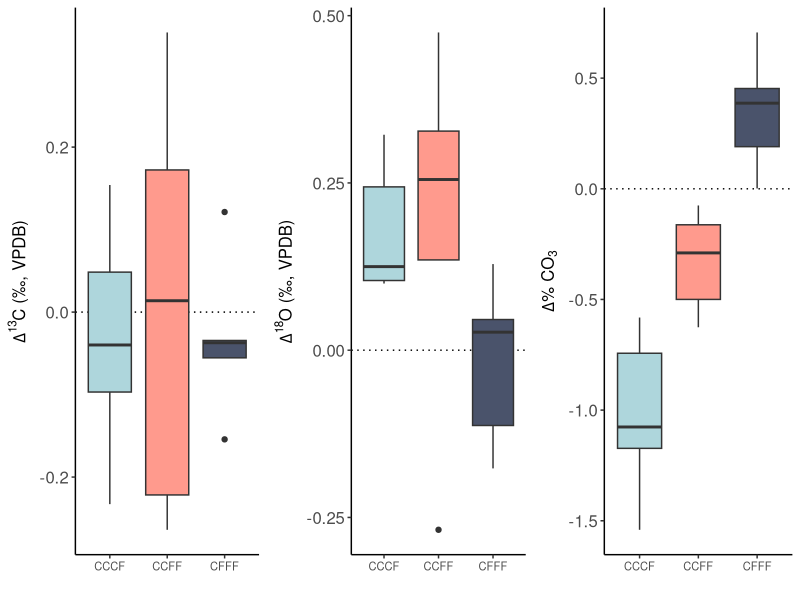
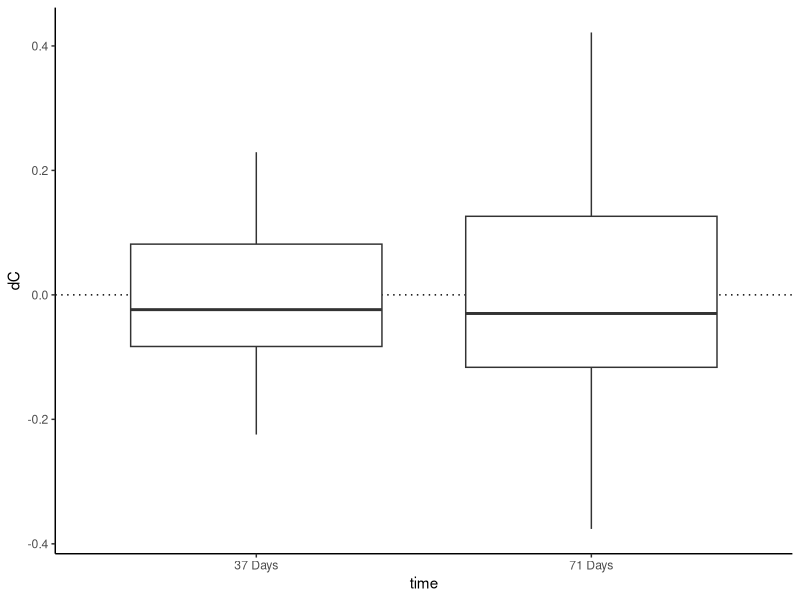
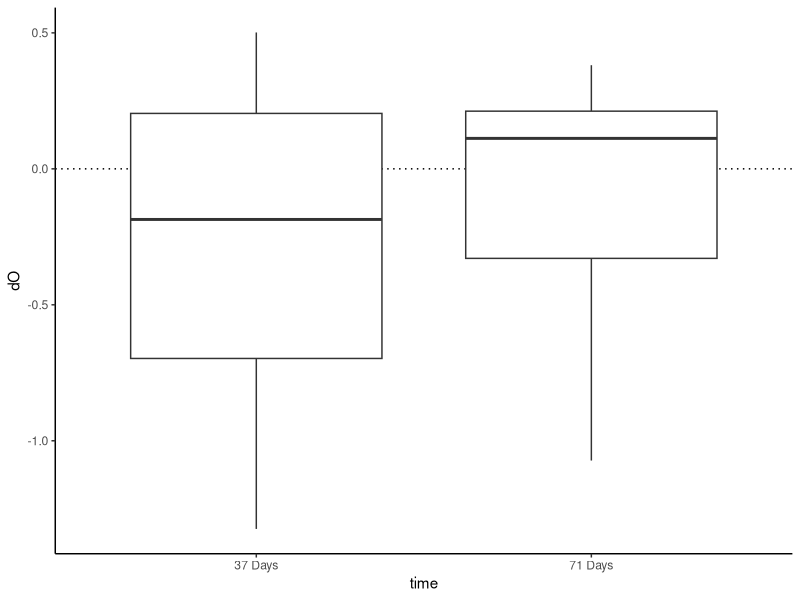
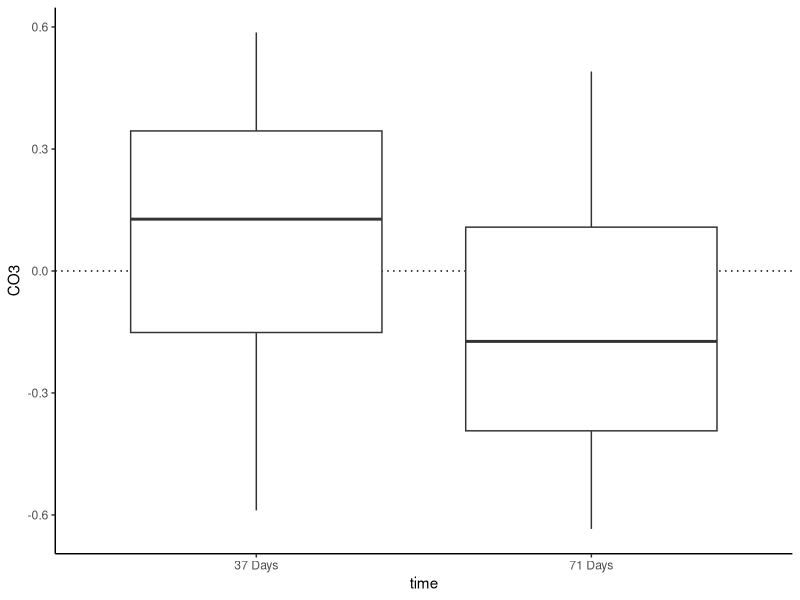
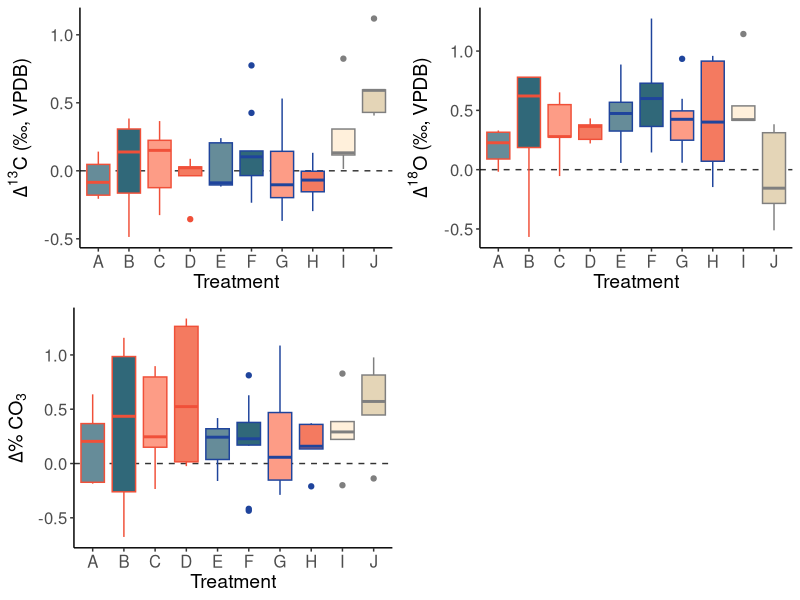
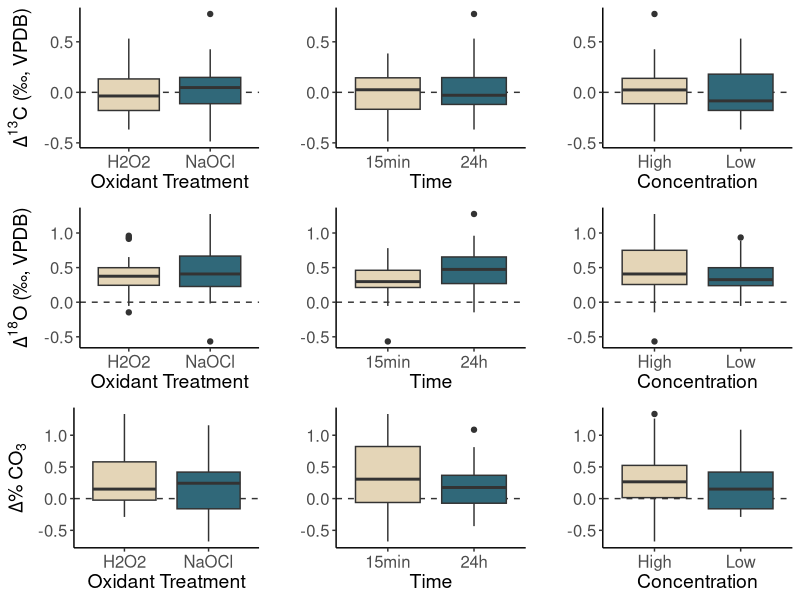
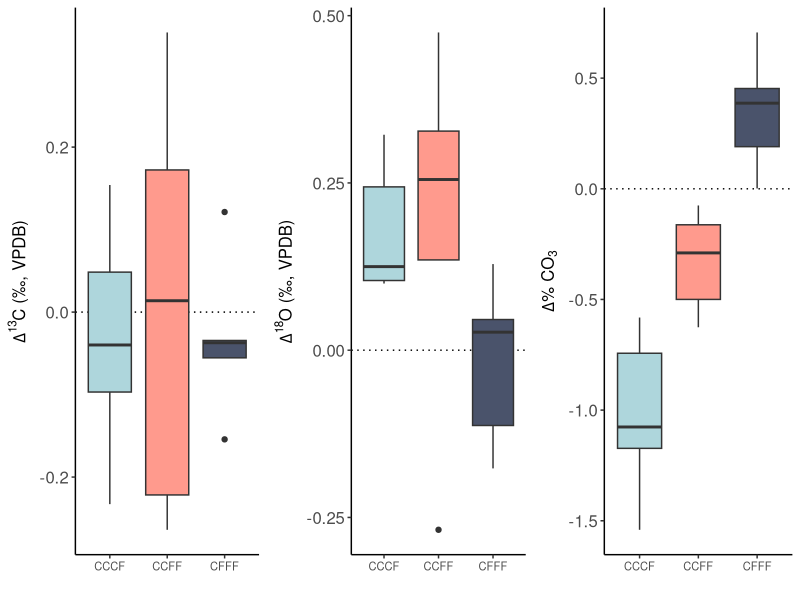
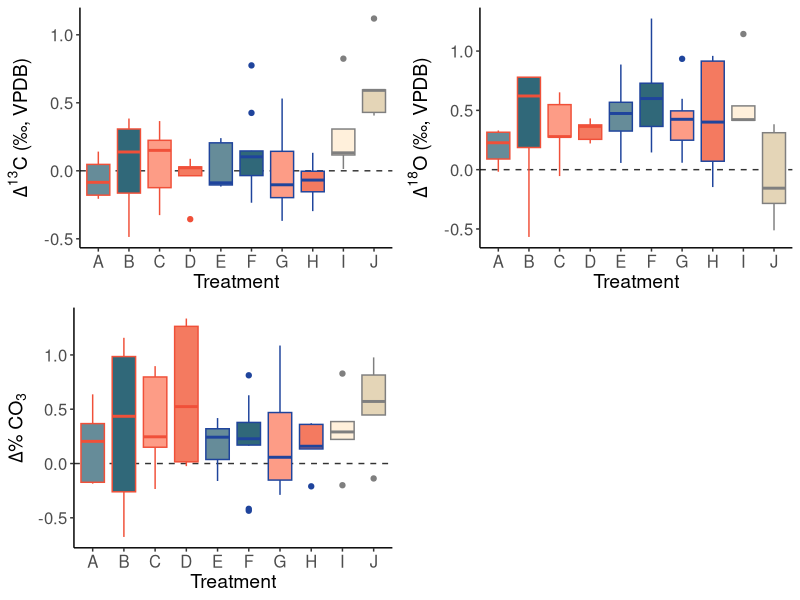

Source code (R) for these figures, in order:
# This supplementary .R file contains all R code needed to run the statistical 
# tests and create the base R figures as part of this publication. Please note 
# that some figures were altered post-R in Adobe Illustrator. 

usePackage <- function(p) {
  if (!is.element(p, installed.packages()[,1]))
    install.packages(p, dep = TRUE)
  require(p, character.only = TRUE)
}
usePackage("readxl");usePackage("tidyverse"); usePackage("lsr"); usePackage("ggpubr")

# Particle Size Statistics ------------------------------------------------

psdata <- read_excel("data/ParticleSize.xlsx")

# Aggregate Replicates

psdata <- psdata %>% group_by(Sample) %>% 
  mutate(dC.sd = sd(dC),
         dO.sd = sd(dO),
         CO3.sd = sd(CO3),
         dC = mean(dC),
         dO = mean(dO),
         CO3 = mean(CO3),
         Weight = NULL)
psdata <- unique(psdata)

# Pull apart comparative batches and create delta values

CCFF <- psdata %>% filter(Trial == "CCFF")
CFFF <- psdata %>% filter(Trial == "CFFF")
CCCF <- psdata %>% filter(Trial == "CCCF")

CCFFdelta <- CCFF %>%
  group_by(toothNumber) %>%
  mutate(dC = dC[Treat == 'CC'] - dC[Treat == 'FF'], 
         dO = dO[Treat == 'CC'] - dO[Treat == 'FF'], 
         CO3 = CO3[Treat == 'CC'] - CO3[Treat == 'FF']) %>% 
  distinct(toothNumber, .keep_all = T) %>% 
  select(-c(Sample, Treat, dC.sd, dO.sd, CO3.sd))

CFFFdelta <- CFFF %>%
  group_by(toothNumber) %>%
  mutate(dC = dC[Treat == 'CF'] - dC[Treat == 'FF'], 
         dO = dO[Treat == 'CF'] - dO[Treat == 'FF'], 
         CO3 = CO3[Treat == 'CF'] - CO3[Treat == 'FF']) %>% 
  distinct(toothNumber, .keep_all = T) %>% 
  select(-c(Sample, Treat, dC.sd, dO.sd, CO3.sd))

CCCFdelta <- CCCF %>%
  group_by(toothNumber) %>%
  mutate(dC = dC[Treat == 'CC'] - dC[Treat == 'CF'], 
         dO = dO[Treat == 'CC'] - dO[Treat == 'CF'], 
         CO3 = CO3[Treat == 'CC'] - CO3[Treat == 'CF']) %>% 
  distinct(toothNumber, .keep_all = T) %>% 
  select(-c(Sample, Treat, dC.sd, dO.sd, CO3.sd))

# Testing for normality

shapiro.test(CCFFdelta$dC)
shapiro.test(CCFFdelta$dO)
shapiro.test(CCFFdelta$CO3)
shapiro.test(CFFFdelta$dC)
shapiro.test(CFFFdelta$dO)
shapiro.test(CFFFdelta$CO3)
shapiro.test(CCCFdelta$dC)
shapiro.test(CCCFdelta$dO)
shapiro.test(CCCFdelta$CO3)

# No tests result in p < 0.05, we'll move forward with t-tests

t.test(CCFFdelta$dC)
t.test(CCFFdelta$dO)
t.test(CCFFdelta$CO3)

t.test(CCCFdelta$dC)
t.test(CCCFdelta$dO)
t.test(CCCFdelta$CO3)

t.test(CFFFdelta$dC)
t.test(CFFFdelta$dO)
t.test(CFFFdelta$CO3)

shapiro.test(c(CCFFdelta$dO, CCCFdelta$dO))
t.test(c(CCFFdelta$dO, CCCFdelta$dO))

# Particle Size Figures ---------------------------------------------------

PartSizeC <- ggplot() + 
  geom_hline(yintercept = 0, lty = 3) +
  geom_boxplot(data = CCFFdelta, aes(x = Trial, y = dC, fill = Trial)) +
  geom_boxplot(data = CFFFdelta, aes(x = Trial, y = dC, fill = Trial)) +
  geom_boxplot(data = CCCFdelta, aes(x = Trial, y = dC, fill = Trial)) +
  scale_fill_manual(values = c("#aed6dc","#ff9a8d","#4a536b")) + 
  labs(
    #  fill = "Particle Size", 
    x = "",
    y = expression(paste(Delta^13, "C", " (\u2030, VPDB)"))
  ) + 
  theme_classic() + 
  theme(legend.position = "none", 
        axis.text.x = element_text(size = 8),
        axis.text.y = element_text(size = 12),
        axis.title = element_text(size = 12))

PartSizeO <- ggplot() + 
  geom_hline(yintercept = 0, lty = 3) +
  geom_boxplot(data = CCFFdelta, aes(x = Trial, y = dO, fill = Trial)) +
  geom_boxplot(data = CFFFdelta, aes(x = Trial, y = dO, fill = Trial)) +
  geom_boxplot(data = CCCFdelta, aes(x = Trial, y = dO, fill = Trial)) +
  scale_fill_manual(values = c("#aed6dc","#ff9a8d","#4a536b")) + 
  labs(
    #   fill = "Particle Size",
    x = "",
    y = expression(paste(Delta^18, "O", " (\u2030, VPDB)"))
  ) + 
  theme_classic() + 
  theme(legend.position = "none", 
        axis.text.x = element_text(size = 8),
        axis.text.y = element_text(size = 12),
        axis.title = element_text(size = 12))

PartSizeCO3 <- ggplot() + 
  geom_hline(yintercept = 0, lty = 3) +
  geom_boxplot(data = CCFFdelta, aes(x = Trial, y = CO3, fill = Trial)) +
  geom_boxplot(data = CFFFdelta, aes(x = Trial, y = CO3, fill = Trial)) +
  geom_boxplot(data = CCCFdelta, aes(x = Trial, y = CO3, fill = Trial)) +
  scale_fill_manual(values = c("#aed6dc","#ff9a8d","#4a536b")) + 
  labs(
    #   fill = "Particle Size", 
    x = "",
    y = expression(paste(Delta, "% CO"[3]))
  ) + 
  theme_classic() + 
  theme(legend.position = "none", 
        axis.text.x = element_text(size = 8),
        axis.text.y = element_text(size = 12),
        axis.title = element_text(size = 12))

ggarrange(PartSizeC, PartSizeO, PartSizeCO3, nrow = 1)
ggsave("Figures/ParticleSize.pdf", dpi = 300, width = 6, height = 2.7,
       units = c("in"))

# Storage Conditions Statistics--------------------------------------------

StorageCondExp <- read_excel("data/StorageCondExp.xlsx")
StorageCondExp$sample_id <- substr(StorageCondExp$`Sample ID`, 7, 11)
scdata <- separate(StorageCondExp, "Sample ID", sep="-",into=c("SLC20","tooth",
                                                               "AB","treat"))
scdata$sample_id <- gsub("-", "", scdata$sample_id)

ambientT1 <- filter(scdata,AB=="A",Time=="T1") %>% 
  group_by(tooth) %>% 
  summarize(dC.sd = sd(dC),
            dO.sd = sd(dO),
            CO3.sd = sd(CO3),
            dC = mean(dC), 
            dO = mean(dO), 
            CO3 = mean(CO3)) %>%  
  mutate(time = "37 Days", 
         location = "Cabinet")

ambientT2 <- filter(scdata,AB=="A",Time=="T2") %>% 
  group_by(tooth) %>% 
  summarize(dC.sd = sd(dC),
            dO.sd = sd(dO),
            CO3.sd = sd(CO3),
            dC = mean(dC), 
            dO = mean(dO), 
            CO3 = mean(CO3)) %>%  
  mutate(time = "71 Days", 
         location = "Cabinet")

desiccatorT1 <- filter(scdata,AB=="B",Time=="T1") %>% 
  group_by(tooth) %>% 
  summarize(dC.sd = sd(dC),
            dO.sd = sd(dO),
            CO3.sd = sd(CO3),
            dC = mean(dC), 
            dO = mean(dO), 
            CO3 = mean(CO3)) %>%  
  mutate(time = "37 Days", 
         location = "Desiccator")

desiccatorT2 <- filter(scdata,AB=="B",Time=="T2") %>% 
  group_by(tooth) %>% 
  summarize(dC.sd = sd(dC),
            dO.sd = sd(dO),
            CO3.sd = sd(CO3),
            dC = mean(dC), 
            dO = mean(dO), 
            CO3 = mean(CO3)) %>%  
  mutate(time = "71 Days", 
         location = "Desiccator")

T1 <- rbind(ambientT1, desiccatorT1) %>% 
  group_by(tooth) %>% 
  mutate(dC = dC[location == 'Cabinet'] - dC[location == 'Desiccator'], 
         dO = dO[location == 'Cabinet'] - dO[location == 'Desiccator'], 
         CO3 = CO3[location == 'Cabinet'] - CO3[location == 'Desiccator']) %>% 
  distinct(tooth, .keep_all = T) %>% 
  select(-c(location, dC.sd, dO.sd, CO3.sd))

T2 <- rbind(ambientT2, desiccatorT2) %>% 
  group_by(tooth) %>% 
  mutate(dC = dC[location == 'Cabinet'] - dC[location == 'Desiccator'], 
         dO = dO[location == 'Cabinet'] - dO[location == 'Desiccator'], 
         CO3 = CO3[location == 'Cabinet'] - CO3[location == 'Desiccator']) %>% 
  distinct(tooth, .keep_all = T) %>% 
  select(-c(location, dC.sd, dO.sd, CO3.sd))

# Testing for normality

shapiro.test(T1$dC)
shapiro.test(T1$dO)
shapiro.test(T1$CO3)

shapiro.test(T2$dC)
shapiro.test(T2$dO)
shapiro.test(T2$CO3)

# T-tests

t.test(T1$dC)
t.test(T1$dO)
t.test(T1$CO3)

t.test(T2$dC)
wilcox.test(T2$dO)
t.test(T2$CO3)


# Storage Conditions Figures ----------------------------------------------
# probably not used in the publication, but useful for quick examination

storage2 <- rbind(T1, T2)

ggplot(data = storage2, aes(x = time, y = dC)) + 
  geom_hline(yintercept = 0, lty = 3) +
  geom_boxplot() + 
  theme_classic()

ggplot(data = storage2, aes(x = time, y = dO)) + 
  geom_hline(yintercept = 0, lty = 3) +
  geom_boxplot() + 
  theme_classic()

ggplot(data = storage2, aes(x = time, y = CO3)) + 
  geom_hline(yintercept = 0, lty = 3) +
  geom_boxplot() + 
  theme_classic()

# Chemical Treatment Statistics -------------------------------------------
 
# Import and batch name
d1 = read_excel("data/211104_21-244.xlsx", 1)
d2 = read_excel("data/211110_21-250.xlsx", 1)
d3 = read_excel("data/221104_22-279.xlsx", 1)

d1$Batch = rep(211104)
d2$Batch = rep(211110)
d3$Batch = rep(221104)

d = rbind(d1, d2, d3)

# Identify Treatment Types
d$Treat = d$Tooth = d$TT = character(nrow(d))

for(i in 1:nrow(d)){
  d$Tooth[i] = strsplit(d$Identifier_1[i], "-")[[1]][1]
  d$Treat[i] = strsplit(d$Identifier_1[i], "-")[[1]][2]
  if(d$Batch[i] == 221104 & d$Treat[i] %in% c("F", "G", "I")){
    d$Treat[i] = paste0(d$Treat[i], "2")
  }
  d$TT[i] = paste(d$Tooth[i], d$Treat[i], sep = "-")
}

# Remove some outliers
d = d[d$Identifier_1 != "C4-D-3",]
d = d[d$Identifier_1 != "C5-A-3",]

TT = unique(d$TT)

samps = data.frame(TT, "dC" = rep(0), "dC.sd" = rep(0),
                   "dO" = rep(0), "dO.sd" = rep(0), "n" = rep(0), 
                   "CO3" = rep(0), "CO3.sd" = rep(0)
)
samps$Tooth = d$Tooth[match(samps$TT, d$TT)]
samps$Treat = d$Treat[match(samps$TT, d$TT)]

# Sample averages
for(i in 1:length(TT)){
  samps$dC[i] = mean(d$d13C.cal[d$TT == TT[i]], na.rm = TRUE)
  samps$dC.sd[i] = sd(d$d13C.cal[d$TT == TT[i]], na.rm = TRUE)
  samps$dO[i] = mean(d$d18O.cal[d$TT == TT[i]], na.rm = TRUE)
  samps$dO.sd[i] = sd(d$d18O.cal[d$TT == TT[i]], na.rm = TRUE)
  samps$CO3[i] = mean(d$pCO3[d$TT == TT[i]], na.rm = TRUE)
  samps$CO3.sd[i] = sd(d$pCO3[d$TT == TT[i]], na.rm = TRUE)
  samps$n[i] = sum(d$TT == TT[i], na.rm = TRUE)
}

# Turn CO3 yields into percent values
samps$CO3 = samps$CO3 * 100
samps$CO3.sd = samps$CO3.sd * 100

# Offsets
samps$dO.sd.off = samps$dC.sd.off = samps$dO.off = samps$dC.off = 
  samps$CO3.off = samps$CO3.sd.off =rep(0)

sid = unique(samps$Tooth)
for(i in sid){
  samps$dC.off[samps$Tooth == i & nchar(samps$Treat) == 1] = 
    samps$dC[samps$Tooth == i & nchar(samps$Treat) == 1] - 
    samps$dC[samps$Tooth == i & samps$Treat == "I"]
  samps$dO.off[samps$Tooth == i & nchar(samps$Treat) == 1] = 
    samps$dO[samps$Tooth == i & nchar(samps$Treat) == 1] - 
    samps$dO[samps$Tooth == i & samps$Treat == "I"]
  samps$dC.sd.off[samps$Tooth == i & nchar(samps$Treat) == 1] = 
    samps$dC.sd[samps$Tooth == i & nchar(samps$Treat) == 1] - 
    samps$dC.sd[samps$Tooth == i & samps$Treat == "I"]
  samps$dO.sd.off[samps$Tooth == i & nchar(samps$Treat) == 1] = 
    samps$dO.sd[samps$Tooth == i & nchar(samps$Treat) == 1] - 
    samps$dO.sd[samps$Tooth == i & samps$Treat == "I"]
  samps$dC.off[samps$Tooth == i & nchar(samps$Treat) == 2] = 
    samps$dC[samps$Tooth == i & nchar(samps$Treat) == 2] - 
    samps$dC[samps$Tooth == i & samps$Treat == "I2"]
  samps$dO.off[samps$Tooth == i & nchar(samps$Treat) == 2] = 
    samps$dO[samps$Tooth == i & nchar(samps$Treat) == 2] - 
    samps$dO[samps$Tooth == i & samps$Treat == "I2"]
  samps$dC.sd.off[samps$Tooth == i & nchar(samps$Treat) == 2] = 
    samps$dC.sd[samps$Tooth == i & nchar(samps$Treat) == 2] - 
    samps$dC.sd[samps$Tooth == i & samps$Treat == "I2"]
  samps$dO.sd.off[samps$Tooth == i & nchar(samps$Treat) == 2] = 
    samps$dO.sd[samps$Tooth == i & nchar(samps$Treat) == 2] - 
    samps$dO.sd[samps$Tooth == i & samps$Treat == "I2"]
  samps$CO3.off[samps$Tooth == i & nchar(samps$Treat) == 1] = 
    samps$CO3[samps$Tooth == i & nchar(samps$Treat) == 1] - 
    samps$CO3[samps$Tooth == i & samps$Treat == "I"]  
  samps$CO3.off[samps$Tooth == i & nchar(samps$Treat) == 2] = 
    samps$CO3[samps$Tooth == i & nchar(samps$Treat) == 2] - 
    samps$CO3[samps$Tooth == i & samps$Treat == "I2"]  
  samps$CO3.sd.off[samps$Tooth == i & nchar(samps$Treat) == 1] = 
    samps$CO3.sd[samps$Tooth == i & nchar(samps$Treat) == 1] - 
    samps$CO3.sd[samps$Tooth == i & samps$Treat == "I"]
  samps$CO3.sd.off[samps$Tooth == i & nchar(samps$Treat) == 2] = 
    samps$CO3.sd[samps$Tooth == i & nchar(samps$Treat) == 2] - 
    samps$CO3.sd[samps$Tooth == i & samps$Treat == "I2"]
}

# Renaming controls
samps$Treat <- gsub("I2", "Control", samps$Treat)
samps$Treat <- gsub("I", "Control", samps$Treat)

# Combining repeat measures?
F12 <- samps %>% 
  group_by(Tooth) %>% 
  mutate(dC = dC.off[Treat == 'F2'] - dC.off[Treat == 'F'], 
         dO = dO.off[Treat == 'F2'] - dO.off[Treat == 'F'], 
         CO3 = CO3.off[Treat == 'F2'] - CO3.off[Treat == 'F']) %>% 
  distinct(Tooth, .keep_all = T) %>% 
  select(-c(Treat))

G12 <- samps %>% 
  group_by(Tooth) %>% 
  mutate(dC = dC.off[Treat == 'G2'] - dC.off[Treat == 'G'], 
         dO = dO.off[Treat == 'G2'] - dO.off[Treat == 'G'], 
         CO3 = CO3.off[Treat == 'G2'] - CO3.off[Treat == 'G']) %>% 
  distinct(Tooth, .keep_all = T) %>% 
  select(-c(Treat))

shapiro.test(F12$dC)
shapiro.test(F12$dO)
shapiro.test(F12$CO3)

shapiro.test(G12$dC)
shapiro.test(G12$dO)
shapiro.test(G12$CO3)

t.test(F12$dC)
t.test(F12$dO)
t.test(F12$CO3)

t.test(G12$dC)
t.test(G12$dO)
t.test(G12$CO3)

# WARNING: while the control was labeled "I" in the original dataset, 
# I'm labeling "No oxidative treatment, buffered acetic acid 15 min" as "I" to continue the lettering scheme

df <- samps 
df$Treat <- recode(df$Treat, G2 = "G", F2 = "F", CA = "I", CB = "J")

# Testing for normality

treats = sort(unique(df$Treat))
treats = treats[treats != "Control"]
shapTable = data.frame(treats, "dC" = rep(0), "dO" = rep(0), "CO3" = rep(0))
datacols = c("dC.off", "dO.off", "CO3.off")

for(i in seq_along(treats)){
  for(j in 1:3){
    shapTable[i, j+1] = shapiro.test(df[df$Treat == treats[i], datacols[j]])$p.value
  }
}

# Stats for all

diffTable = statTable = pTable = data.frame(treats, "dC" = rep(0), "dO" = rep(0), "CO3" = rep(0))

for(i in seq_along(treats)){
  for(j in 1:3){
    if(shapTable[i, j+1] > 0.05){
      test = t.test(df[df$Treat == treats[i], datacols[j]])
      diffTable[i, j+1] = test$estimate
      statTable[i, j+1] = test$statistic
      pTable[i, j+1] = test$p.value
    }else{
      test = wilcox.test(df[df$Treat == treats[i], datacols[j]])
      diffTable[i, j+1] = mean(df[df$Treat == treats[i], datacols[j]])
      statTable[i, j+1] = test$statistic
      pTable[i, j+1] = test$p.value
    }
  }
}

shapTable
pTable
diffTable
statTable

mean(diffTable[1:8, "dO"])
mean(diffTable[pTable$dO < 0.05, "dO"])

# Is there a difference between NaOCl and H2O2, regardless of time?
df <- df %>% mutate(Group =
                      case_when(Treat == "A" | Treat == "B" | Treat == "E" | Treat == "F" ~ "NaOCl", 
                                Treat == "C" | Treat == "D" | Treat == "G" | Treat == "H" ~ "H2O2" 
                      )
)

t.test(df$dC.off ~ df$Group)
t.test(df$dO.off ~ df$Group)
t.test(df$CO3.off ~ df$Group)

# Is there a difference between time of exposure to the oxidative treatment (15m versus 24h), regardless of solution used?
df <- df %>% mutate(Time =
                      case_when(Treat == "A" | Treat == "B" | Treat == "C" | Treat == "D" ~ "15min", 
                                Treat == "E" | Treat == "F" | Treat == "G" | Treat == "H" ~ "24h")
)

t.test(df$dC.off ~ df$Time)
t.test(df$dO.off ~ df$Time)
t.test(df$CO3.off ~ df$Time)
# ALMOST significant in terms of changing oxygen values (unsurprising?) but not quite. 
# 24 hours saw mean values of 0.48 offset, compared to 0.31 mean for 15 min group.

# Concentrations
df <- df %>% mutate(Conc =
                      case_when(Treat == "A" | Treat == "C" | Treat == "E" | Treat == "G" ~ "Low", 
                                Treat == "B" | Treat == "D" | Treat == "F" | Treat == "H" ~ "High" 
                      )
)

t.test(df$dC.off ~ df$Conc)
t.test(df$dO.off ~ df$Conc)
t.test(df$CO3.off ~ df$Conc)
#no significant values there either

# Chemical Treatment Figures---------------------------------------------------
graphs <- subset(df, Treat!= 'Control')
palette <- c( "#668C99","#306879", "#FD9C86", "#F47A60", "#668C99","#306879",
                       "#FD9C86", "#F47A60", "#FFF0DB", "#E4d5b7")
                       
palette2 <- c("#E4d5b7", "#306879")

O <- ggplot() + 
  geom_hline(yintercept = 0, color = 'grey20', linetype = 2) +
  geom_boxplot(data = graphs, aes(x = Treat, y = dO.off, fill = Treat, color = Time)) + 
  theme_classic() +
  scale_fill_manual(values = palette) +
  scale_color_manual(values = c("#F05039", "#1F449C")) +
  theme(legend.position = "none", 
        axis.text.x = element_text(size = 12),
        axis.text.y = element_text(size = 12),
        axis.title = element_text(size = 14), ) +
  labs(x = "Treatment", 
       y = expression(paste(Delta^18, "O", " (\u2030, VPDB)")))

C <- ggplot() + 
  geom_hline(yintercept = 0, color = 'grey20', linetype = 2) +
  geom_boxplot(data = graphs, aes(x = Treat, y = dC.off, fill = Treat, color = Time)) + 
  theme_classic() +
  scale_fill_manual(values = palette) +
  scale_color_manual(values = c("#F05039", "#1F449C")) +
  theme(legend.position = "none", 
        axis.text.x = element_text(size = 12),
        axis.text.y = element_text(size = 12),
        axis.title = element_text(size = 14), ) +
  labs(x = "Treatment", 
       y = expression(paste(Delta^13, "C", " (\u2030, VPDB)")))

CO3 <- ggplot() + 
  geom_hline(yintercept = 0, color = 'grey20', linetype = 2) +
  geom_boxplot(data = graphs, aes(x = Treat, y = CO3.off, fill = Treat, color = Time)) + 
  theme_classic() +
  scale_fill_manual(values = palette) +
  scale_color_manual(values = c("#F05039", "#1F449C")) +
  theme(legend.position = "none", 
        axis.text.x = element_text(size = 12),
        axis.text.y = element_text(size = 12),
        axis.title = element_text(size = 14), ) +
  labs(x = "Treatment", 
       y = expression(paste(Delta, "% CO"[3])))

ggarrange(C, O, CO3,
          ncol = 2, nrow = 2)
ggsave("Figures/Treatment.pdf", dpi = 300, width = 6, height = 5, units = c('in'))

OGroup <- ggplot() + 
  geom_hline(yintercept = 0, color = 'grey20', linetype = 2) +
  geom_boxplot(data = subset(graphs, !is.na(Group)), aes(x = Group, y = dO.off, fill = Group)) + 
  theme_classic() +
  scale_fill_manual(values = palette2) +
  theme(legend.position = "none", 
        axis.text.x = element_text(size = 12),
        axis.text.y = element_text(size = 12),
        axis.title = element_text(size = 14), ) +
  labs(x = "Oxidant Treatment", 
       y = expression(paste(Delta^18, "O", " (\u2030, VPDB)")))

CGroup <- ggplot() + 
  geom_hline(yintercept = 0, color = 'grey20', linetype = 2) +
  geom_boxplot(data = subset(graphs, !is.na(Group)), aes(x = Group, y = dC.off, fill = Group)) + 
  theme_classic() +
  scale_fill_manual(values = palette2) +
  theme(legend.position = "none", 
        axis.text.x = element_text(size = 12),
        axis.text.y = element_text(size = 12),
        axis.title = element_text(size = 14), ) +
  labs(x = "Oxidant Treatment", 
       y = expression(paste(Delta^13, "C", " (\u2030, VPDB)")))

CO3Group <- ggplot() + 
  geom_hline(yintercept = 0, color = 'grey20', linetype = 2) +
  geom_boxplot(data = subset(graphs, !is.na(Group)), aes(x = Group, y = CO3.off, fill = Group)) + 
  theme_classic() +
  scale_fill_manual(values = palette2) +
  theme(legend.position = "none", 
        axis.text.x = element_text(size = 12),
        axis.text.y = element_text(size = 12),
        axis.title = element_text(size = 14), ) +
  labs(x = "Oxidant Treatment", 
       y = expression(paste(Delta, "% CO"[3])))

OTime <- ggplot() + 
  geom_hline(yintercept = 0, color = 'grey20', linetype = 2) +
  geom_boxplot(data = subset(graphs, !is.na(Time)), aes(x = Time, y = dO.off, fill = Time)) + 
  theme_classic() +
  scale_fill_manual(values = palette2) +
  theme(legend.position = "none", 
        axis.text.x = element_text(size = 12),
        axis.text.y = element_text(size = 12),
        axis.title = element_text(size = 14), ) +
  labs(x = "Time", 
       y = "")

CTime <- ggplot() + 
  geom_hline(yintercept = 0, color = 'grey20', linetype = 2) +
  geom_boxplot(data = subset(graphs, !is.na(Time)), aes(x = Time, y = dC.off, fill = Time)) + 
  theme_classic() +
  scale_fill_manual(values = palette2) +
  theme(legend.position = "none", 
        axis.text.x = element_text(size = 12),
        axis.text.y = element_text(size = 12),
        axis.title = element_text(size = 14), ) +
  labs(x = "Time", 
       y = "")

CO3Time <- ggplot() + 
  geom_hline(yintercept = 0, color = 'grey20', linetype = 2) +
  geom_boxplot(data = subset(graphs, !is.na(Time)), aes(x = Time, y = CO3.off, fill = Time)) + 
  theme_classic() +
  scale_fill_manual(values = palette2) +
  theme(legend.position = "none", 
        axis.text.x = element_text(size = 12),
        axis.text.y = element_text(size = 12),
        axis.title = element_text(size = 14), ) +
  labs(x = "Time", 
       y = "")

OConc <- ggplot() + 
  geom_hline(yintercept = 0, color = 'grey20', linetype = 2) +
  geom_boxplot(data = subset(graphs, !is.na(Time)), aes(x = Conc, y = dO.off, fill = Conc)) + 
  theme_classic() +
  scale_fill_manual(values = palette2) +
  theme(legend.position = "none", 
        axis.text.x = element_text(size = 12),
        axis.text.y = element_text(size = 12),
        axis.title = element_text(size = 14), ) +
  labs(x = "Concentration", 
       y = "")

CConc <- ggplot() + 
  geom_hline(yintercept = 0, color = 'grey20', linetype = 2) +
  geom_boxplot(data = subset(graphs, !is.na(Time)), aes(x = Conc, y = dC.off, fill = Conc)) + 
  theme_classic() +
  scale_fill_manual(values = palette2) +
  theme(legend.position = "none", 
        axis.text.x = element_text(size = 12),
        axis.text.y = element_text(size = 12),
        axis.title = element_text(size = 14), ) +
  labs(x = "Concentration", 
       y = "")

CO3Conc <- ggplot() + 
  geom_hline(yintercept = 0, color = 'grey20', linetype = 2) +
  geom_boxplot(data = subset(graphs, !is.na(Time)), aes(x = Conc, y = CO3.off, fill = Conc)) + 
  theme_classic() +
  scale_fill_manual(values = palette2) +
  theme(legend.position = "none", 
        axis.text.x = element_text(size = 12),
        axis.text.y = element_text(size = 12),
        axis.title = element_text(size = 14), ) +
  labs(x = "Concentration", 
       y = "")

ggarrange(CGroup, CTime, CConc,
          OGroup, OTime,  OConc,
          CO3Group, CO3Time,  CO3Conc, 
          ncol = 3, nrow = 3)
ggsave("Figures/Treatment2.pdf", dpi = 300, height = 6, width = 6, units = "in")

# Replicate SD across all trials

mean(c(psdata$dC.sd, ambientT1$dC.sd, ambientT1$dC.sd, desiccatorT1$dC.sd,
       desiccatorT2$dC.sd, samps$dC.sd))
mean(c(psdata$dO.sd, ambientT1$dO.sd, ambientT1$dO.sd, desiccatorT1$dO.sd,
       desiccatorT2$dO.sd, samps$dO.sd))
